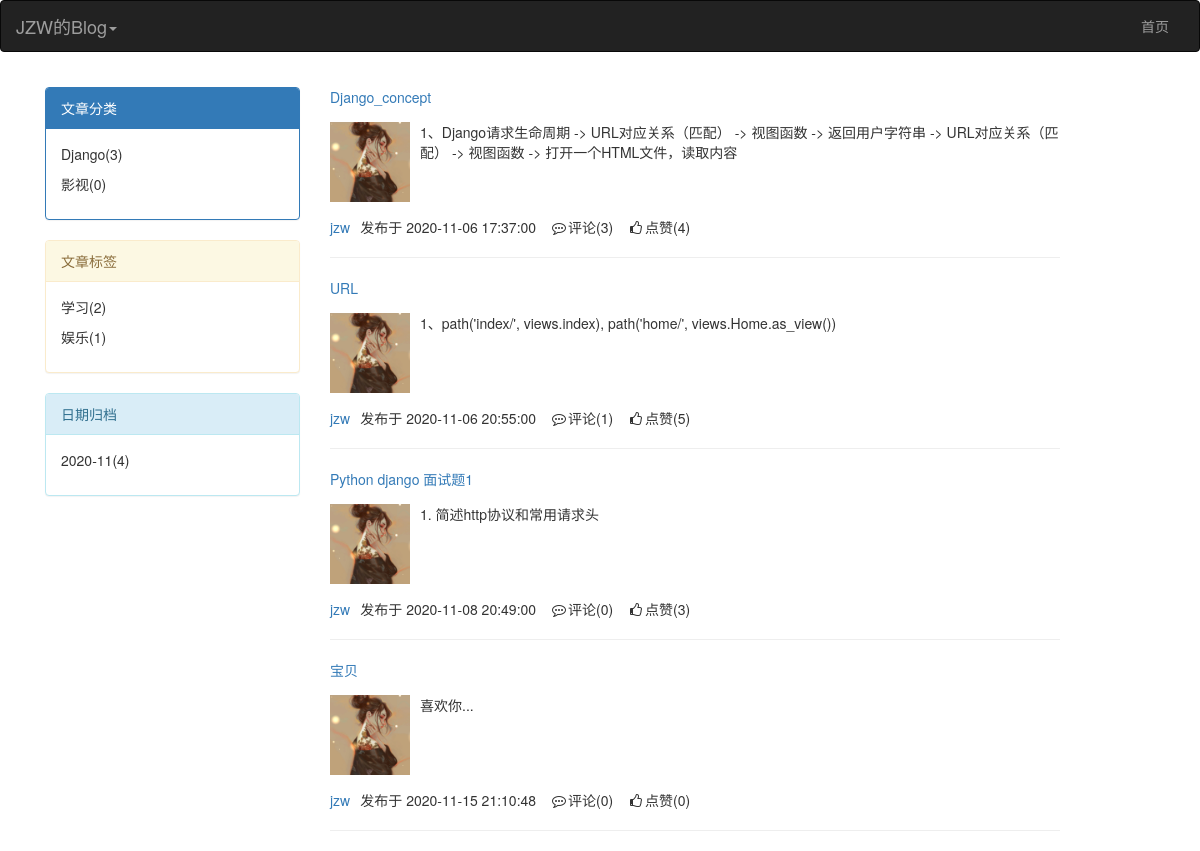
The app's page /blog/jzw/ with its own data.
### blog/models.py (models this page shows, shortened)
class Blog(models.Model):
    nid = models.AutoField(primary_key=True)
    title = models.CharField(max_length=64,verbose_name='个人博客标题')
    site = models.CharField(max_length=32, unique=True,verbose_name='个人博客后缀')
    theme = models.CharField(max_length=32,verbose_name='博客主题')
    def __str__(self):
        return self.title
    class Meta:
        verbose_name = 'Blog站点'
        verbose_name_plural = verbose_name

class Article(models.Model):
    nid = models.AutoField(primary_key=True)
    title = models.CharField(max_length=50,verbose_name='文章标题')
    desc = models.CharField(max_length=255,verbose_name='文章简介')
    create_time = models.DateTimeField(verbose_name='创建时间',auto_now_add=True)
    category = models.ForeignKey(to="Category", to_field="nid", null=True,on_delete=models.CASCADE,verbose_name='文章分类')
    user = models.ForeignKey(to="UserInfo", to_field="nid",on_delete=models.CASCADE,verbose_name='作者')
    tags = models.ManyToManyField(  # 中介模型
        to="Tag",
        through="Article2Tag",
        through_fields=("article", "tag"),  # 注意顺序！！！
    )
    comment_count = models.IntegerField(verbose_name='评论数',default=0)
    up_count = models.IntegerField(verbose_name='点赞数',default=0)
    down_count = models.IntegerField(verbose_name='差评数',default=0)
    class Meta:
        verbose_name = '文章'
        verbose_name_plural = verbose_name

class UserInfo(AbstractUser):
    nid = models.AutoField(primary_key=True)
    phone = models.CharField(max_length=11, null=True, unique=True)
    avatar = models.FileField(upload_to="avatars/", default="avatars/default.png", verbose_name="头像")
    create_time = models.DateTimeField(auto_now_add=True)
    blog = models.OneToOneField(to="Blog", to_field="nid", null=True,on_delete=models.CASCADE)
    def __str__(self):
        return self.username
    class Meta:
        verbose_name = '用户'
        verbose_name_plural = verbose_name

### blog/views.py (the view)
# urls.py: 2. Add a URL to urlpatterns:  path('', views.home, name='home')
def home(request,username):
    user = models.UserInfo.objects.filter(username=username).first()
    if not user:
        return HttpResponse('404')
    blog = user.blog
    article_list = models.Article.objects.filter(user=user)
    category_list = models.Category.objects.filter(blog=blog).annotate(c=Count('article')).values('title','c')
    tag_list = models.Tag.objects.filter(blog=blog).annotate(c=Count('article')).values('title','c')
    archive_list = models.Article.objects.filter(user=user).extra(
        select={"archive_ym": "strftime('%%Y-%%m',create_time)"}
    ).values('archive_ym').annotate(c=Count('nid')).values('archive_ym','c')
    return render(request,
                  'home.html',
                  {
                      'blog':blog,
                      'article_list':article_list,
                      'username':user
                  })

### blog/templatetags/my_tags.py (called while the page is built)
@register.inclusion_tag('left_menu.html')
def get_left_menu(username):
    user = models.UserInfo.objects.filter(username=username).first()
    blog = user.blog
    print(blog)
    article_list = models.Article.objects.filter(user=user)
    category_list = models.Category.objects.filter(blog=blog).annotate(c=Count('article')).values('title', 'c')
    tag_list = models.Tag.objects.filter(blog=blog).annotate(c=Count('article')).values('title', 'c')
    archive_list = models.Article.objects.filter(user=user).extra(
        select={"archive_ym": "strftime('%%Y-%%m',create_time)"}
    ).values('archive_ym').annotate(c=Count('nid')).values('archive_ym', 'c')
    return {
        "username": username,
        'category_list':category_list,
        'tag_list':tag_list,
        'archive_list':archive_list
    }

### templates/home.html
{% extends 'base.html' %}
{% block page-main %}
        <div class="article-footer">
            {% for article in article_list %}
                <div class="article">
                    <p class="article-title"><a
                            href="/blog/{{ article.user.username }}/article/{{ article.pk }}/">{{ article.title }}</a>
                    </p>
                    <div class="media">
                        <div class="media-left">
                            <a href="#">
                                <img class="media-object author-img" src="/media/{{ article.user.avatar }}" alt="...">
                            </a>
                        </div>
                        <div class="media-body">
                            <p>{{ article.desc }}</p>
                        </div>
                    </div>
                    <div class="article-footer">
                        <span><a href="/blog/{{ article.user.username }}/">{{ article.user.username }}</a></span>发布于
                        <span>{{ article.create_time|date:'Y-m-d H:i:s' }}</span>
                        <span><i class="fa fa-commenting-o fa-fw" aria-hidden="true"></i>评论({{ article.comment_set.all.count }})</span>
                        <span><i class="fa fa-thumbs-o-up fa-fw" aria-hidden="true"></i>点赞({{ article.up_count }})</span>
                    </div>
                    <hr>
                </div>
            {% endfor %}
        </div>
{% endblock %}

### templates/base.html (shortened to what this page needs)
<!DOCTYPE html>
<html lang="en">
<head>
    <link rel="stylesheet" href="/static/bootstrap/css/bootstrap.min.css">
    <link rel="stylesheet" href="/static/fontawesome/css/font-awesome.min.css">
    <link rel="stylesheet" href="/static/mystyle.css">
    <link rel="stylesheet" href="/static/theme/{{ blog.theme }}">
</head>
<body>
<nav class="navbar navbar-inverse">
    <div class="container-fluid">
        <div class="navbar-header">
            <a  href="/#/" class="dropdown-toggle navbar-brand" data-toggle="dropdown" role="button"
               aria-haspopup="true" aria-expanded="false">{{ blog.title }}<span class="caret"></span></a>
        </div>
        <div class="collapse navbar-collapse" id="bs-example-navbar-collapse-1">
            <ul class="nav navbar-nav navbar-right">
                    <li><a href="/index/">首页</a></li>
            </ul>
        </div>
    </div>
</nav>
<div class="container">
    <div class="col-md-3">
        {% load my_tags %}
        {% get_left_menu username %}
    </div>
    <div class="col-md-8">
        {% block page-main %}
        {% endblock %}
    </div>
</div>
</body>
</html>

### static/mystyle.css (style rules this page uses)
.author-img { width: 80px; height: 80px; }
.article-footer span { margin-right: 10px; }
.article-footer { margin-top: 15px; }

### records on screen
Blog: title "JZW的Blog"
Article: title "Django_concept", user.avatar (picture), desc "1、Django请求生命周期 -> URL对应关系（匹配） -> 视图函数 -> 返回用户字符串 -> URL对应关系（匹配） -> 视图函数 -> 打开一个HTML文件，读取内容", user.username "jzw", create_time "2020-11-06 17:37:00", comment_set.all.count "3", up_count "4"
Article: title "URL", user.avatar (picture), desc "1、path('index/', views.index), path('home/', views.Home.as_view())", user.username "jzw", create_time "2020-11-06 20:55:00", comment_set.all.count "1", up_count "5"
Article: title "Python django 面试题1", user.avatar (picture), desc "1. 简述http协议和常用请求头", user.username "jzw", create_time "2020-11-08 20:49:00", comment_set.all.count "0", up_count "3"
Article: title "宝贝", user.avatar (picture), desc "喜欢你...", user.username "jzw", create_time "2020-11-15 21:10:48", comment_set.all.count "0", up_count "0"

### other values on screen
{{ category.title }} "Django" "影视"
{{ category.c }} "3" "0"
{{ tag.title }} "学习" "娱乐"
{{ tag.c }} "2" "1"
{{ archive.archive_ym }} "2020-11"
{{ archive.c }} "4"
